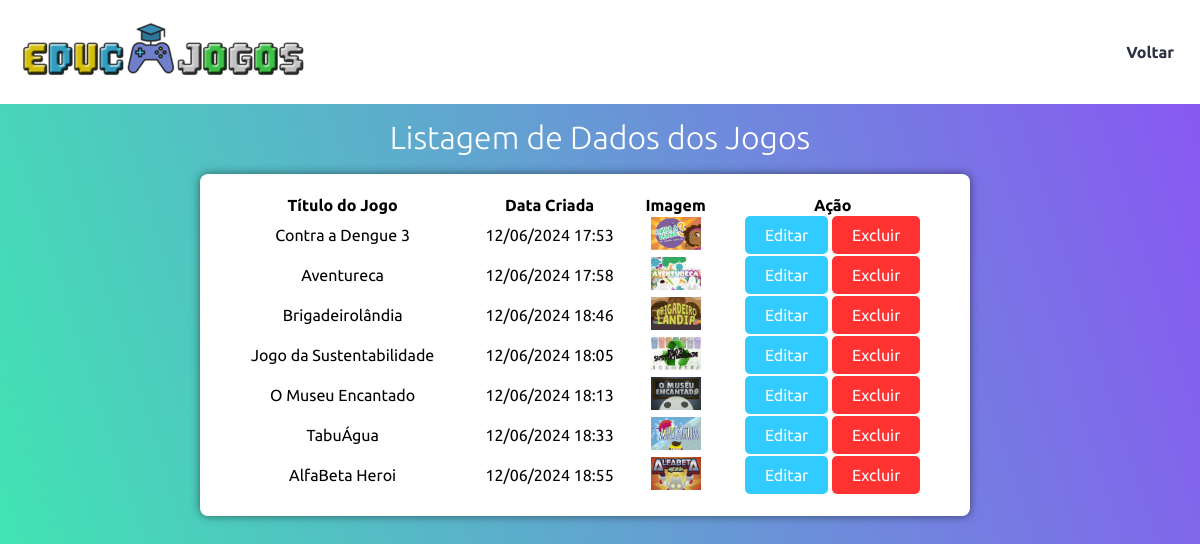
The page /crud_jogos/listar_jogos.php on the database its author committed.
### tables this page shows
CREATE TABLE `jogos` (
  `id` int(11) NOT NULL,
  `titulo_jogo` varchar(255) DEFAULT NULL,
  `imagem_jogo` varchar(255) DEFAULT NULL,
  `data_jogo` datetime DEFAULT current_timestamp(),
  `descricao_jogo` varchar(255) DEFAULT NULL,
  `iframe_url` varchar(255) DEFAULT NULL
);

### crud_jogos/listar_jogos.php (the view, shortened to what this page needs)
<?php
require '../conn/conexao.php';
$query_select = "SELECT id, titulo_jogo, imagem_jogo, data_jogo FROM jogos;";
$stmt_select = $conn->query($query_select);
$jogos = $stmt_select->fetchAll(PDO::FETCH_ASSOC);
?>
<!DOCTYPE html>
<html lang="pt-br">
<head>
    <link href="../css/boot.css" rel="stylesheet" />
    <link href="../css/style.css" rel="stylesheet" />
    <link rel="stylesheet" href="../css/list_format.css">
    <link rel="stylesheet" href="../css/formulario.css">
</head>
<body>
    <header class="main_header">
        <div class="main_header_content">
            <a href="../pagina_adm.php" class="logo">
                <img src="../img/logo3.png" alt="Logo EDUC JOGOS">
            </a>
            <nav class="main_header_content_menu">
                <ul>
                    <li><a href="../opcao.php">Voltar</a></li>
                </ul>
            </nav>
        </div>
    </header>
    <div class="list_container">
        <h1>Listagem de Dados dos Jogos</h1>
        <br>
        <table width="770px">
            <tr>
                <th>Título do Jogo</th>
                <th>Data Criada</th>
                <th>Imagem</th>
                <th>Ação</th>
            </tr>
            <?php foreach ($jogos as $row) { ?>
                <tr>
                    <td><?php echo htmlspecialchars($row['titulo_jogo']); ?></td>
                    <td><?php echo date('d/m/Y H:i', strtotime($row['data_jogo'])) ?></td>
                    <td><img src="<?php echo htmlspecialchars($row['imagem_jogo']); ?>" alt="" width="50px"></td>
                    <td>
                        <button class="btn-color"><a href="editar_jogos.php?id=<?php echo $row['id']; ?>">Editar</a></button>
                        <form action="" method="post" style="display:inline;">
                            <button class="btn-color2" type="submit" name="excluir_jogo">Excluir</button>
                        </form>
                    </td>
                </tr>
            <?php } ?>
        </table>
    </div>
</body>
</html>

### css/boot.css (style rules this page uses)
* { padding: 0; margin: 0; box-sizing: border-box; text-decoration: none; font-size: 1em; font-family: 'Ubuntu', sans-serif; }

### css/style.css (style rules this page uses)
body { background: linear-gradient(72deg, #3DEBB0 1%, #8956F3 99%); }
.main_header { width: 100%; background: #fff; }
html { scroll-behavior: smooth; }
.main_header .main_header_content { max-width: 1300px; margin: 0 auto; display: flex; flex-wrap: wrap; }
.main_header .main_header_content .logo { flex-basis: 330px; padding: 20px; width: 290px; }
.main_header .main_header_content .main_header_content_menu { flex-basis: calc(100% - 330px); display: flex; justify-content: flex-end; }
.main_header_content_menu ul { display: flex; align-items: stretch; font-weight: 600; }
.main_header_content_menu ul li { list-style: none; display: flex; align-items: center; }
.main_header_content_menu ul li a { padding: 0 26px; display: flex; align-items: center; height: 100%; color: #2d3142; }

### css/list_format.css (style rules this page uses)
body { background: linear-gradient(72deg, #3DEBB0 1%, #8956F3 99%); background-size: 100% 100%; min-height: 100vh; }
.main_header { width: 100%; background: #fff; }
.main_header .main_header_content { max-width: 1300px; margin: 0 auto; display: flex; flex-wrap: wrap; }
.main_header .main_header_content .logo { flex-basis: 330px; padding: 20px; width: 290px; }
.main_header .main_header_content .main_header_content_menu { flex-basis: calc(100% - 330px); display: flex; justify-content: flex-end; }
.main_header_content_menu ul { display: flex; align-items: stretch; font-weight: 600; }
.main_header_content_menu ul li { list-style: none; display: flex; align-items: center; }
.main_header_content_menu ul li a { padding: 0 26px; display: flex; align-items: center; height: 100%; color: #2d3142; }
h1 { text-align: center; font-size: 2em; color: #fff; font-weight: 300; margin-top: 15px; }
form { display: flex; flex-wrap: wrap; }
button { background-color: #8956f3; border: none; color: #fff; font-size: 16px; padding: 10px 20px; border-radius: 5px; opacity: 0.8; cursor: pointer; }
button a { color: inherit; text-decoration: none; color: deepskyblue; }
.list_container { max-width: 100vh; margin: 0 auto; align-items: center; }
table { background-color: #fff; padding: 20px; border-radius: 8px; text-align: center; box-shadow: 0 0 10px rgba(0, 0, 0, 0.5); }

### css/formulario.css (style rules this page uses)
body { background: linear-gradient(72deg, #3DEBB0 1%, #8956F3 99%); background-size: 100% 100%; min-height: 100vh; }
.main_header { width: 100%; background: #fff; }
.main_header .main_header_content { max-width: 1300px; margin: 0 auto; display: flex; flex-wrap: wrap; }
.main_header .main_header_content .logo { flex-basis: 330px; padding: 20px; width: 290px; }
.main_header .main_header_content .main_header_content_menu { flex-basis: calc(100% - 330px); display: flex; justify-content: flex-end; }
.main_header_content_menu ul { display: flex; align-items: stretch; font-weight: 600; }
.main_header_content_menu ul li { list-style: none; display: flex; align-items: center; }
.main_header_content_menu ul li a { padding: 0 26px; display: flex; align-items: center; height: 100%; color: #2d3142; }
h1 { text-align: center; font-size: 2em; color: #fff; font-weight: 300; margin-top: 15px; }
form { display: flex; flex-wrap: wrap; }
button { background-color: #824ef2; border: none; color: #fff; font-size: 16px; padding: 10px 20px; border-radius: 5px; opacity: 0.8; cursor: pointer; }
button a { color: inherit; text-decoration: none; }
.btn-color { background-color: #00bfff; }
.btn-color2 { background-color: #ff0000; }

### rows shown on the page
jogos: titulo_jogo "Contra a Dengue 3", data_jogo "12/06/2024 17:53", imagem_jogo (picture)
jogos: titulo_jogo "Aventureca", data_jogo "12/06/2024 17:58", imagem_jogo (picture)
jogos: titulo_jogo "Brigadeirolândia", data_jogo "12/06/2024 18:46", imagem_jogo (picture)
jogos: titulo_jogo "Jogo da Sustentabilidade", data_jogo "12/06/2024 18:05", imagem_jogo (picture)
jogos: titulo_jogo "O Museu Encantado", data_jogo "12/06/2024 18:13", imagem_jogo (picture)
jogos: titulo_jogo "TabuÁgua", data_jogo "12/06/2024 18:33", imagem_jogo (picture)
jogos: titulo_jogo "AlfaBeta Heroi", data_jogo "12/06/2024 18:55", imagem_jogo (picture)
